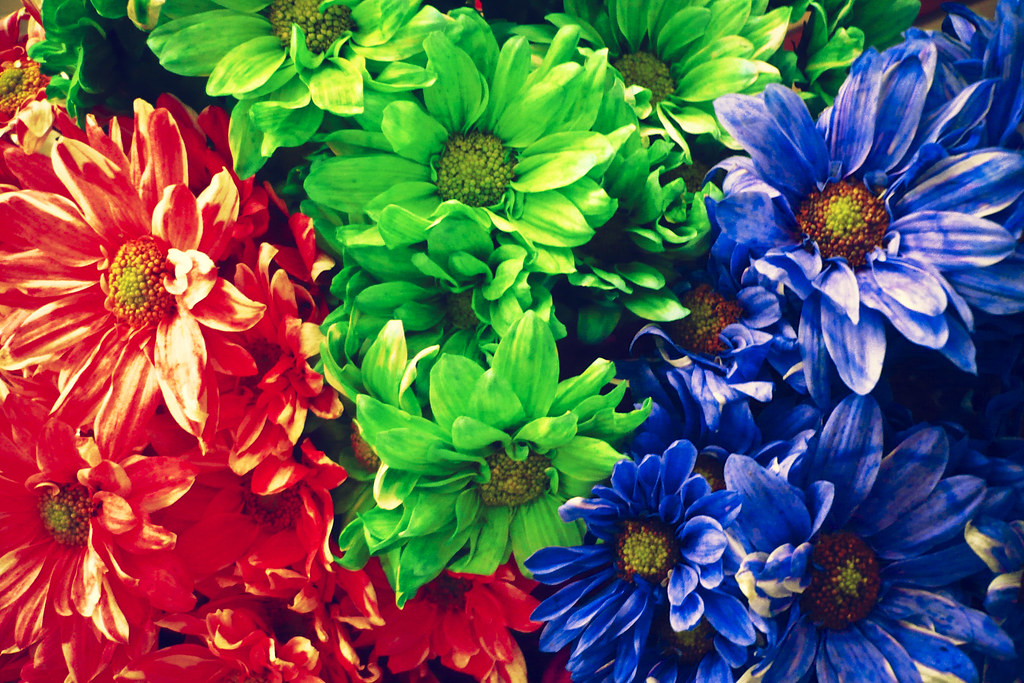
#> input picture Session 1/flowers.jpg, 1024 x 683 px
$ python start.py
#> lines starting #> are read from the running program, lines starting #| are printed output that depends on the picture
import cv2

img = cv2.imread('./flowers.jpg')
#> img is the input picture: shape (683, 1024, 3); mean B, G, R 84.7, 92, 95.7
img = cv2.cvtColor(img, cv2.COLOR_BGR2RGB)
img = cv2.resize(img, (900, 600))
#> img: shape (600, 900, 3)

img[0:300, :, 0] = 0
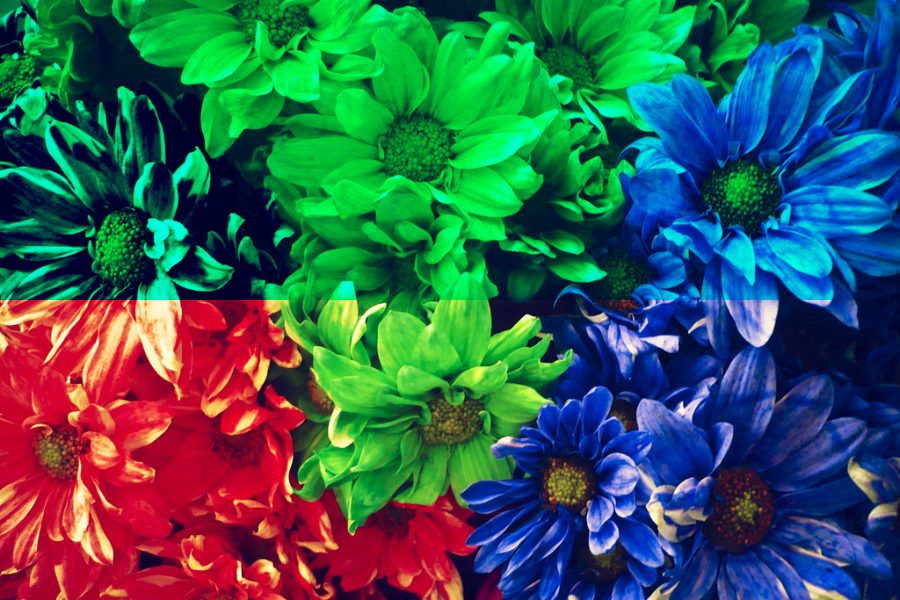
#> img: shape (600, 900, 3); mean R, G, B 48.9, 91.8, 84.5
img[300:600, :, 1] = 0
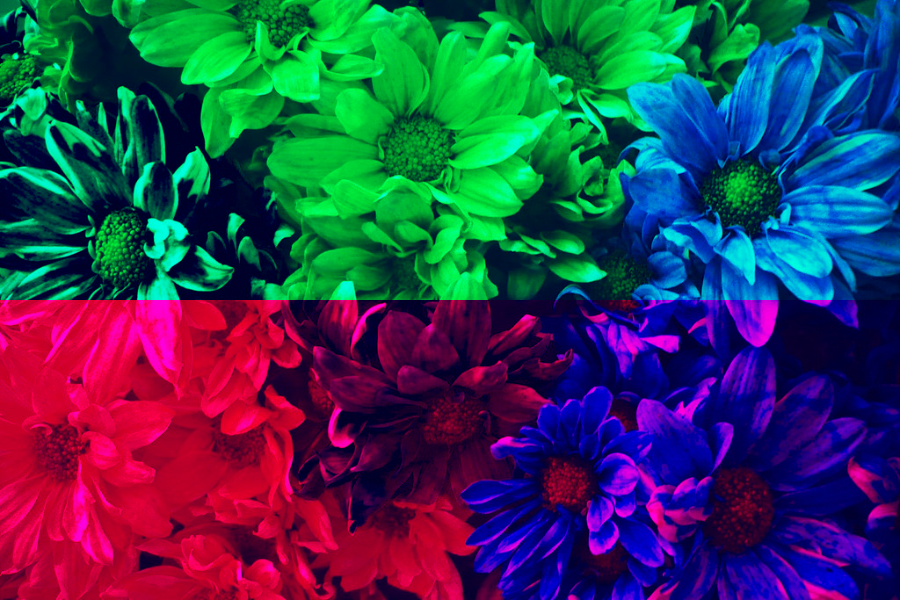
#> img: shape (600, 900, 3); mean R, G, B 48.9, 59.1, 84.5
img[600:900, :, 2] = 0

cv2.imshow('img', img)
cv2.waitKey(0)
cv2.destroyAllWindows()
print(img.shape)
#| (600, 900, 3)
